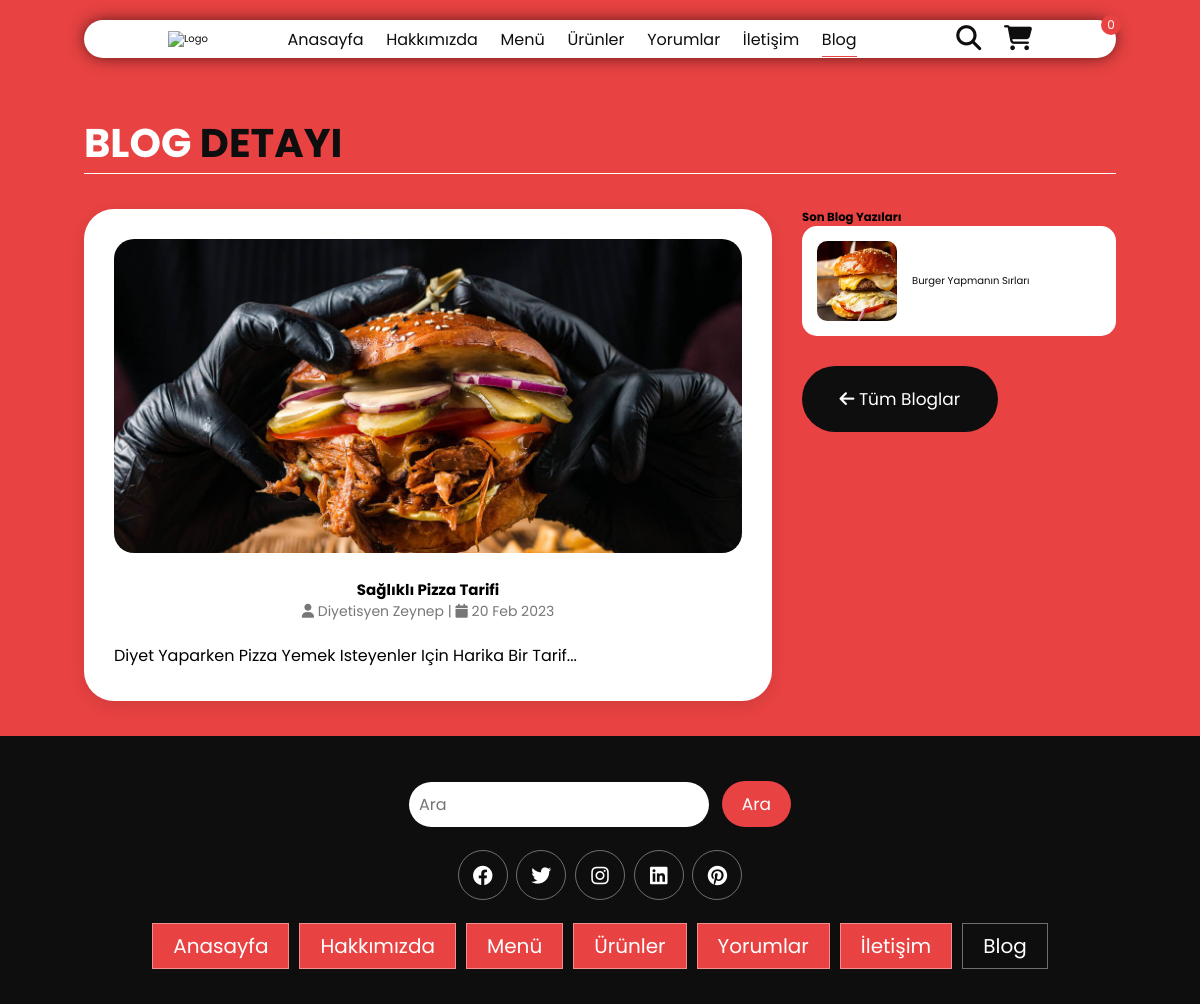
Page /blog_detail.php?id=2 on the committed database.
### tables this page shows
CREATE TABLE IF NOT EXISTS blogs (
    id INT AUTO_INCREMENT PRIMARY KEY,
    title VARCHAR(255) NOT NULL,
    content TEXT NOT NULL,
    image VARCHAR(255),
    author VARCHAR(100),
    publish_date DATE,
    created_at TIMESTAMP DEFAULT CURRENT_TIMESTAMP
);

### blog_detail.php (the view, shortened to what this page needs)
<?php
require_once 'config/db.php';
$blog_id = isset($_GET['id']) ? (int)$_GET['id'] : 0;
$blog = $db->prepare("SELECT * FROM blogs WHERE id = ?");
$blog->execute([$blog_id]);
$blog = $blog->fetch(PDO::FETCH_ASSOC);
$recent_blogs = $db->query("SELECT id, title, image FROM blogs WHERE id != $blog_id ORDER BY publish_date DESC LIMIT 3")->fetchAll(PDO::FETCH_ASSOC);
?>
<!DOCTYPE html>
<html lang="tr">
<head>
    <link rel="stylesheet" href="https://cdnjs.cloudflare.com/ajax/libs/font-awesome/6.1.1/css/all.min.css" />
    <link rel="stylesheet" href="assets/css/style.css" />
</head>
<body>
    <?php include 'partials/header.php'; ?>
    <section class="blog-detail-section">
        <h1 class="heading">Blog <span>Detayı</span></h1>
        <div class="blog-detail">
            <article class="blog-content">
                <div class="blog-header">
                    <img src="assets/images/<?php echo htmlspecialchars($blog['image']); ?>" alt="<?php echo htmlspecialchars($blog['title']); ?>" />
                    <h2><?php echo htmlspecialchars($blog['title']); ?></h2>
                    <div class="blog-meta">
                        <span><i class="fas fa-user"></i> <?php echo htmlspecialchars($blog['author']); ?></span> |
                        <span><i class="fas fa-calendar"></i> <?php echo date('d M Y', strtotime($blog['publish_date'])); ?></span>
                    </div>
                </div>
                <div class="blog-body">
                    <?php echo nl2br(htmlspecialchars($blog['content'])); ?>
                </div>
            </article>
            <aside class="blog-sidebar">
                <h3>Son Blog Yazıları</h3>
                <div class="recent-blogs">
                    <?php foreach ($recent_blogs as $recent): ?>
                    <div class="box">
                        <img src="assets/images/<?php echo htmlspecialchars($recent['image']); ?>" alt="<?php echo htmlspecialchars($recent['title']); ?>" />
                        <div>
                            <a href="blog_detail.php?id=<?php echo $recent['id']; ?>"><?php echo htmlspecialchars($recent['title']); ?></a>
                        </div>
                    </div>
                    <?php endforeach; ?>
                </div>
                <div class="back-to-blogs">
                    <a href="blogs.php" class="btn"><i class="fas fa-arrow-left"></i> Tüm Bloglar</a>
                </div>
            </aside>
        </div>
    </section>
    <?php include 'partials/footer.php'; ?>
</body>
</html>

### assets/css/style.css (style rules this page uses)
:root { --main-color: #e84242; --black-color: #0e0e0e; --border: 0.1rem solid rgba(255, 255, 255, 0.4); }
* { font-family: "Poppins", sans-serif; margin: 0; padding: 0; box-sizing: border-box; outline: none; border: none; text-decoration: none; text-transform: capitalize; transition: 0.2s ease; }
html { font-size: 62.5%; scroll-padding-top: 9rem; scroll-behavior: smooth; overflow-x: hidden; }
body { background-color: var(--main-color); overflow-x: hidden; }
section { padding: 3.5rem 7%; }
a { color: var(--black-color); text-decoration: none; }
.btn { margin-top: 1rem; display: inline-block; padding: 2rem 3.75rem; border-radius: 30rem; font-size: 1.7rem; color: #fff; background-color: var(--black-color); cursor: pointer; }
.heading { color: #fff; text-transform: uppercase; font-size: 4rem; margin-bottom: 3.5rem; border-bottom: 0.1rem solid #fff; }
.heading span { color: var(--black-color); text-transform: uppercase; }

### blog_detail.php (style rules this page uses)
.blog-detail { display: flex; gap: 3rem; margin-top: 3rem; }
.blog-content { flex: 2; background: #fff; padding: 3rem; border-radius: 3rem; box-shadow: 0 5px 15px rgba(0,0,0,0.1); }
.blog-sidebar { flex: 1; }
.blog-header { margin-bottom: 2rem; text-align: center; }
.blog-header img { max-width: 100%; border-radius: 2rem; margin-bottom: 2rem; }
.blog-meta { color: #777; margin-bottom: 2rem; font-size: 1.4rem; }
.blog-body { line-height: 1.8; font-size: 1.6rem; }
.recent-blogs .box { display: flex; gap: 1.5rem; margin-bottom: 2rem; background: #fff; padding: 1.5rem; border-radius: 1.5rem; align-items: center; }
.recent-blogs img { width: 80px; height: 80px; object-fit: cover; border-radius: 1rem; }

### rows in the picture
blogs: image (picture), title "Sağlıklı Pizza Tarifi", author "Diyetisyen Zeynep", publish_date "20 Feb 2023", content "Diyet Yaparken Pizza Yemek Isteyenler Için Harika Bir Tarif..."
blogs: image (picture), title "Burger Yapmanın Sırları"

### other values in the picture
getCartCount() "0"
